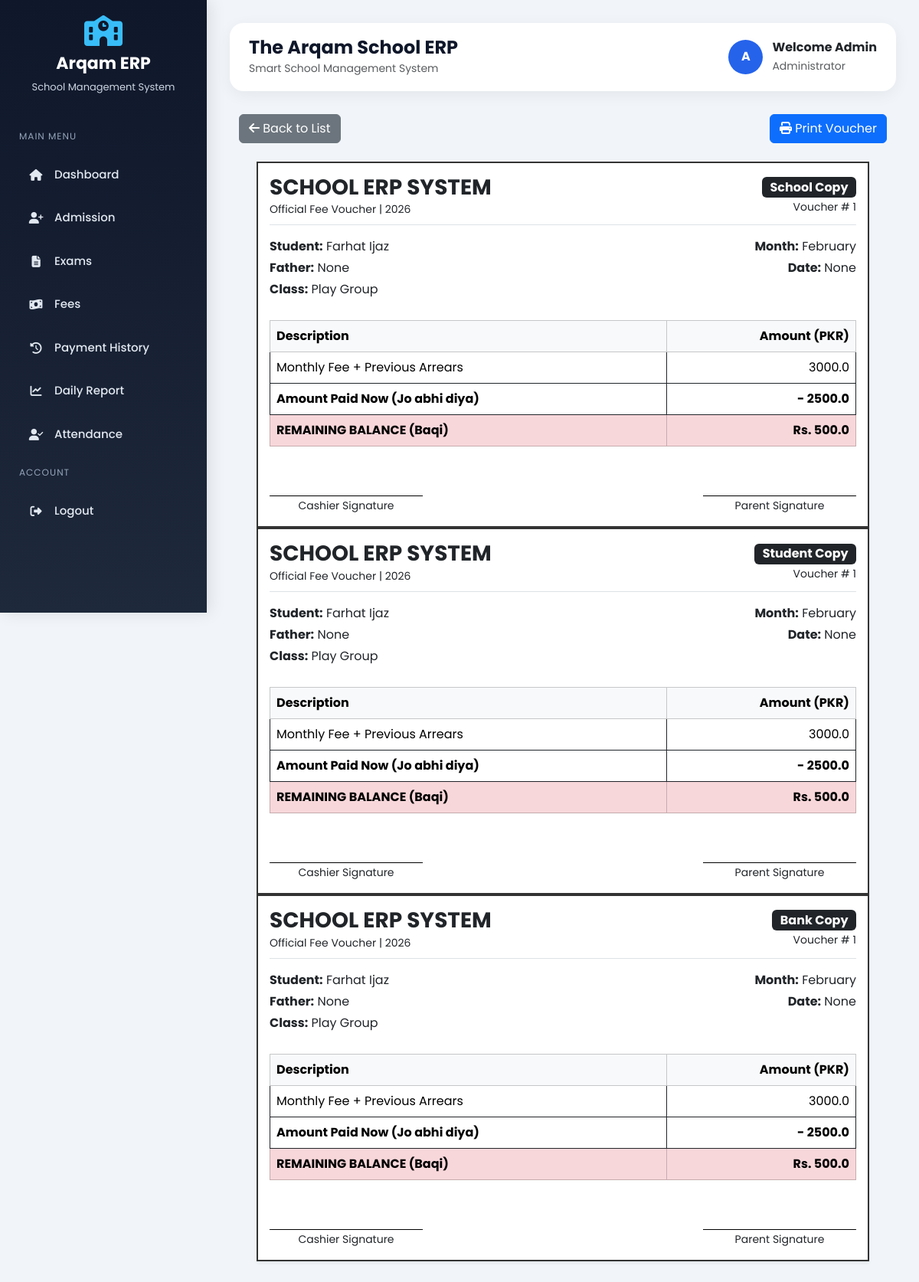
Page /fees/receipt/1 on the committed database.
### tables this page shows
CREATE TABLE vouchers (
            id INTEGER PRIMARY KEY AUTOINCREMENT,
            student_id INTEGER,
            month TEXT,
            year TEXT,
            current_fee REAL,
            arrears REAL,
            total_payable REAL,
            paid_amount REAL DEFAULT 0,
            remaining_balance REAL,
            status TEXT DEFAULT 'Unpaid', payment_date TEXT, payment_method TEXT DEFAULT 'Cash',
            FOREIGN KEY (student_id) REFERENCES students (id)
        );

CREATE TABLE students (
            id INTEGER PRIMARY KEY AUTOINCREMENT,
            name TEXT NOT NULL,
            father_name TEXT,
            father_id TEXT,
            class_name TEXT NOT NULL,
            dob DATE,
            gender TEXT,
            address TEXT,
            contact TEXT,
            photo TEXT DEFAULT 'default.png' -- Naya column
        , discount REAL DEFAULT 0);

### modules/fees.py (the view)
@fees_bp.route("/receipt/<int:v_id>")
def view_receipt(v_id):
    conn = sqlite3.connect(DB_PATH)
    conn.row_factory = sqlite3.Row
    receipt_data = conn.execute("""
        SELECT v.*, s.name, s.father_name, s.class_name
        FROM vouchers v JOIN students s ON v.student_id = s.id
        WHERE v.id = ?
    """, (v_id,)).fetchone()
    conn.close()
    return render_template("fees/receipt.html", receipt=receipt_data)

### templates/fees/receipt.html (shortened to what this page needs)
{% extends "base.html" %}
{% block content %}
<div class="container mt-4">
    <div class="no-print mb-4 d-flex justify-content-between">
        <a href="{{ url_for('fees.fees_home') }}" class="btn btn-secondary"><i class="fas fa-arrow-left"></i> Back to List</a>
        <button onclick="window.print()" class="btn btn-primary"><i class="fas fa-print"></i> Print Voucher</button>
    </div>
    {% set copies = ['School Copy', 'Student Copy', 'Bank Copy'] %}
    {% for copy in copies %}
    <div class="voucher-copy">
        <div class="voucher-card mx-auto shadow-sm" style="max-width: 800px;">
            <div class="d-flex justify-content-between align-items-center mb-3 border-bottom pb-2">
                <div>
                    <h3 class="mb-0 fw-bold text-uppercase">School ERP System</h3>
                    <small>Official Fee Voucher | 2026</small>
                </div>
                <div class="text-end">
                    <span class="badge bg-dark fs-6">{{ copy }}</span><br>
                    <small>Voucher # {{ receipt.id }}</small>
                </div>
            </div>
            <div class="row mb-4">
                <div class="col-6">
                    <p class="mb-1"><strong>Student:</strong> {{ receipt.name }}</p>
                    <p class="mb-1"><strong>Father:</strong> {{ receipt.father_name }}</p>
                    <p class="mb-1"><strong>Class:</strong> {{ receipt.class_name }}</p>
                </div>
                <div class="col-6 text-end">
                    <p class="mb-1"><strong>Month:</strong> {{ receipt.month }}</p>
                    <p class="mb-1"><strong>Date:</strong> {{ receipt.payment_date }}</p>
                </div>
            </div>
            <table class="table table-bordered border-dark">
    <thead class="table-light">
        <tr>
            <th>Description</th>
            <th class="text-end">Amount (PKR)</th>
        </tr>
    </thead>
    <tbody>
        <tr>
            <td>Monthly Fee + Previous Arrears</td>
            <td class="text-end">{{ receipt.total_payable }}</td>
        </tr>
        <tr class="text-success fw-bold">
            <td>Amount Paid Now (Jo abhi diya)</td>
            <td class="text-end">- {{ receipt.paid_amount }}</td>
        </tr>
        <tr class="table-danger">
            <td class="fw-bold">REMAINING BALANCE (Baqi)</td>
            <td class="text-end fw-bold">Rs. {{ receipt.remaining_balance }}</td>
        </tr>
    </tbody>
</table>
            <div class="d-flex justify-content-between mt-5 pt-3">
                <div class="text-center" style="width: 200px; border-top: 1px solid #000;">
                    <small>Cashier Signature</small>
                </div>
                <div class="text-center" style="width: 200px; border-top: 1px solid #000;">
                    <small>Parent Signature</small>
                </div>
            </div>
        </div>
    </div>
    {% endfor %}
</div>
{% endblock %}

### templates/base.html (style rules this page uses)
* { margin:0; padding:0; box-sizing:border-box; font-family:'Poppins', sans-serif; }
body { background:#f1f5f9; }

### templates/fees/receipt.html (style rules this page uses)
.voucher-card { border: 2px solid #333; padding: 15px; background: #fff; }

### rows in the picture
vouchers: id "1" "1" "1", month "February" "February" "February", total_payable "3000.0" "3000.0" "3000.0", paid_amount "2500.0" "2500.0" "2500.0", remaining_balance "500.0" "500.0" "500.0"
students: name "Farhat Ijaz" "Farhat Ijaz" "Farhat Ijaz", class_name "Play Group" "Play Group" "Play Group"

### other values in the picture
{{ copy }} "School Copy" "Student Copy" "Bank Copy"
{{ receipt.father_name }} "None" "None" "None"
{{ receipt.payment_date }} "None" "None" "None"
